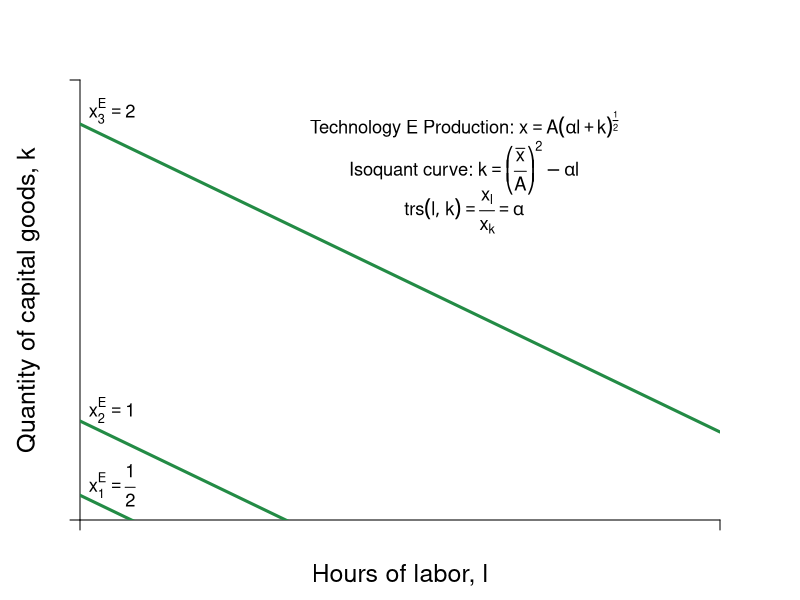

Source code (R):
#Graph Designer: Simon Halliday
#Authors: Bowles, Foley and Halliday
#Title: Coordination, Conflict and Competition: A Text in Microeconomics

library(shape)
pdf(file = "specprodexch/techvariables3.pdf", width = 8, height = 6)

#Set parameters for graphics
axislabelsize <- 1.5
labelsize <- 1.1
graphlinewidth <- 3
segmentlinewidth <- 2

COL <- c("#7fc97f", "#beaed4", "#fdc086", "#ffff99", "#386cb0", "#f0027f", "#bf5b17", "#666666")
COLA <- c("#e0f3db", "#99d8c9","#66c2a4","#41ae76", "#238b45", "#005824")
COLB <- c("#c6dbef", "#4eb3d3", "#2b8cbe", "#0868ac","#084081")

#Edited the margins to cater for the larger LHS labels
par(mar =  c(4, 4, 4, 4))

uFn <- function(x, y, alpha = 0.7){
  (x^alpha)*(y^(1 - alpha))
}

isoA <- function(l, alpha = 0.7, xbar = 4, A = 2) {
  (xbar / A)^2 - alpha*l
}

trsline <- function(x, constant = 10, slope = 4){
  constant - (slope)*x
}

ff <- function(x, c = 12, s = 1/3){
  c - s*x
}

xlims <- c(0, 10)
ylims <- c(0, 10)

npts <- 501 
x <- seq(xlims[1], xlims[2], length.out = npts)
y <- seq(ylims[1], ylims[2], length.out = npts) 
a <- c(2, 4, 6)

plot(0, 0, xlim = xlims, ylim = ylims, type = "n",
     xlab = expression(paste("")),
     ylab = expression(paste("")), 
     xaxt = "n", 
     yaxt = "n", 
     cex.lab = axislabelsize, 
     bty = "n", 
     xaxs="i", 
     yaxs="i"
)


# ticksy <- seq(from = 0, to = ylims[2], by = 1)
# ylabels <- seq(from = 0, to = ylims[2], by = 1)
# ticksx <- seq(from = 0, to = xlims[2], by = 1)
# xlabels <- seq(from = 0, to = xlims[2], by = 1)
ticksy <- c(ylims[1],  ylims[2])
ylabels <- c(NA, NA)
ticksx <- c(xlims[1], xlims[2])
xlabels <- c(NA, NA)

axis(1, at = ticksx, pos = 0, labels = xlabels)
axis(2, at = ticksy, pos = 0, labels = ylabels, las = 1)

npts <- 500 
xx1 <- seq(xlims[1], xlims[2], length.out = npts)
xx2 <- seq(0, xlims[2], length.out = npts)
xx3 <- seq(1.5, 2.5, length.out = npts)
xx4 <- seq(3, 5, length.out = npts)
xx5 <- seq(7, 9, length.out = npts)

#Draw the graphs
lines(xx1, isoA(xx1, alpha = 0.7, xbar = 3, A = 2), col = COLA[5], lwd = graphlinewidth)
lines(xx1, isoA(xx1, alpha = 0.7, xbar = 1.5, A = 2 ), col = COLA[5], lwd = graphlinewidth)
lines(xx1, isoA(xx1, alpha = 0.7, xbar = 6, A = 2), col = COLA[5], lwd = graphlinewidth)
#lines(xx1, isoA(xx1, alpha = 0.3, xbar = 4), col = COLB[5], lwd = graphlinewidth)
#lines(xx1, ff(xx1, c = 9, s = 1.34), col = COL[3], lwd = graphlinewidth)
# lines(xx3, trsline(xx3, constant = 16), col = "gray", lty = 2, lwd = graphlinewidth)
# lines(xx4, trsline(xx4, constant = 8, slope = 1), col = "gray", lty = 2, lwd = graphlinewidth)
# lines(xx5, trsline(xx5, constant = 4, slope = 0.25), col = "gray", lty = 2, lwd = graphlinewidth)
#lines(xx4, mcline(xx4, constant = totalcost(x = 3, c0 = 2, c1 = 0.05, c2 = 0.05) - 3*marginalcost(x = 3, c1 = 0.05, c2 = 0.05), slope = marginalcost(x = 3, c1 = 0.05, c2 = 0.05)), col = "gray", lty = 2, lwd = graphlinewidth)



#Label the feasible frontier
# text(3.2, 1, expression("Feasible Frontier"), cex = labelsize)
# text(3.2, 0.5, expression("(production possibilities frontier)"), cex = labelsize)
# Arrows(4.35, 0.95, 8.1, 0.95, col = "black", lty = 1, lwd = 2, arr.type = "triangle", arr.lwd = 0.5)

#Axis labels
mtext(expression(paste("Hours of labor, ", l)), side = 1, line = 2.5, cex = axislabelsize)
text(-0.8, 5, expression(paste("Quantity of capital goods, ", k)), xpd = TRUE, cex = axislabelsize, srt = 90) 


# contour(x, y, 
#         outer(x, y, uFn),
#         drawlabels = FALSE,
#         col = COLB[3],
#         lwd = graphlinewidth,
#         levels = a, 
#         xaxs="i", 
#         yaxs="i", 
#         add = TRUE)


#Label the indifference curves
#text(8, 1.6, expression(paste("Technology E, ", x[1]^E)), cex = labelsize)
text(6, 9, expression(paste("Technology E Production: ", x == A*(alpha*l + k)^frac(1,2))), cex = labelsize)
text(6, 8, expression(paste("Isoquant curve: ", k == bgroup("(",frac(bar(x), A),")")^2 - alpha*l   )), cex = labelsize)
text(6, 7, expression(paste(trs(l,k) == frac(x[l],x[k]), phantom() == alpha)), cex = labelsize)

text(.5, 0.8, expression(paste(x[1]^E == frac(1,2))), cex = labelsize)
text(.5, 2.5, expression(paste(x[2]^E == 1)), cex = labelsize)
text(.5, 9.3, expression(paste(x[3]^E == 2)), cex = labelsize)

# text(8, 4, expression(paste(trs(l,k) == frac(2,8), phantom() == 0.25)), cex = labelsize)
# Arrows(8, 3.6, 8, 2.4, col = "black", lty = 1, lwd = 2, arr.type = "triangle", arr.lwd = 0.5)
# 
# text(4, 6, expression(paste(trs(l,k) == frac(4,4), phantom()==1)), cex = labelsize)
# Arrows(4, 5.6, 4, 4.4, col = "black", lty = 1, lwd = 2, arr.type = "triangle", arr.lwd = 0.5)
# 
# text(4, 8, expression(paste(trs(l,k) == frac(8,2), phantom() == 4)), cex = labelsize)
# Arrows(3.05, 8, 2.3, 8, col = "black", lty = 1, lwd = 2, arr.type = "triangle", arr.lwd = 0.5)


#Label feasible and infeasible
#text(8, 9, expression(paste(trs(l,k) == frac(x[l], x[k]), phantom() == frac(mp[l], mp[k]), phantom() == -frac(dk,dl))), cex = labelsize)
#text(3, 2.5, expression(paste("with plan ", (list(x, l, k)) )), cex = labelsize)

# text(8, 8.5, expression(paste("Production set:")), cex = labelsize)
# text(8, 8, expression(paste(x = bar(x), " feasible")), cex = labelsize)
# text(8, 7.5, expression(paste("with plan ", (list(x, l, k)) )), cex = labelsize)

#segments(0, 0, 4, ylims[2], lty = 2, col = "gray" , lwd = segmentlinewidth)

# segments(0, 8, 2.9705, 8, lty = 2, col = "gray" , lwd = segmentlinewidth)
#segments(2.9705, 0, 2.9705, 8, lty = 2, col = "gray" , lwd = segmentlinewidth)
# segments(2, 0, 2, 8, lty = 2, col = "gray" , lwd = segmentlinewidth)
# segments(4, 0, 4, 4, lty = 2, col = "gray" , lwd = segmentlinewidth)
# segments(0, 4, 4, 4, lty = 2, col = "gray" , lwd = segmentlinewidth)
# 
# 
# segments(8, 0, 8, 2, lty = 2, col = "gray" , lwd = segmentlinewidth)
# segments(0, 2, 8, 2, lty = 2, col = "gray" , lwd = segmentlinewidth)
# 
# segments(8, 0, 8,indiffA(x = 8)  , lty = 2, col = "gray" , lwd = segmentlinewidth)
# segments(0, indiffA(x = 8) , 8,indiffA(x = 8)  , lty = 2, col = "gray" , lwd = segmentlinewidth)

#Annotate points (4,4),(2,8),(8,2) on feasibility frontier
# text(4.2, 4.2, expression(paste(b)), cex = labelsize)
# points(2.1, isoA(l = 2.1, alpha = 0.3, xbar = 4), pch = 16, col = "black", cex = 1.5)
# text(2.1 - 0.2, isoA(l = 2.1, alpha = 0.3, xbar = 4), expression(paste(b)), cex = labelsize)


# points(3.04, isoA(l = 3.04, alpha = 0.7, xbar = 4), pch = 16, col = "black", cex = 1.5)
# text(3.04 - 0.2, isoA(l = 3.04, alpha = 0.7, xbar = 4), expression(paste(a)), cex = labelsize)

#points(4.8, indiffA(x = 4.8, alpha = 0.7), pch = 16, col = "black", cex = 1.5)


# text(7, 8, expression(paste("Lily's Utility: ", u^L*(list(x^L, y^L)) == (x^L)^{0.7}*(y^L)^{0.3})), cex = labelsize)
# text(7, 7, expression(paste("Peyton's Utility: ", u^P*(list(x^P, y^P)) == (x^P)^{0.5}*(y^P)^{0.5})), cex = labelsize)



dev.off()
